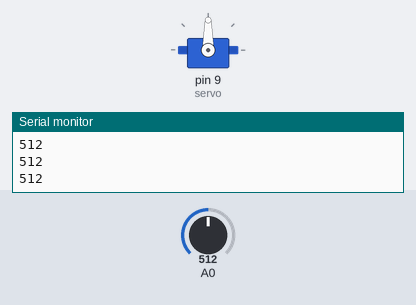
Simulated run of this sketch. Board: Arduino Uno, built with avr-gcc and run on an emulated ATmega328P. On the bench: servo, the last lines printed to the serial monitor. The test bench sets the inputs (shaded band); at power-on: A0 = 512.

Above: at 1.2 s.
1.3 s: A0 set to 743
2.8 s: A0 set to 768
At 5.7 s:
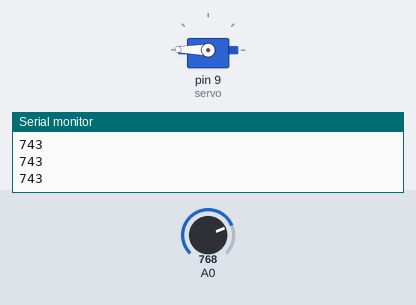
5.8 s: A0 set to 740
At 7.6 s:
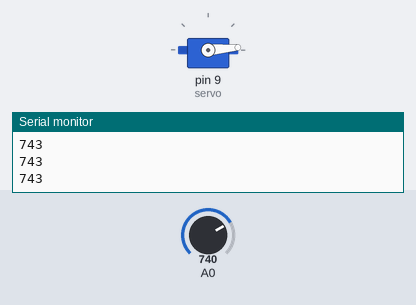
8.2 s: A0 set to 760
At 8.65 s:
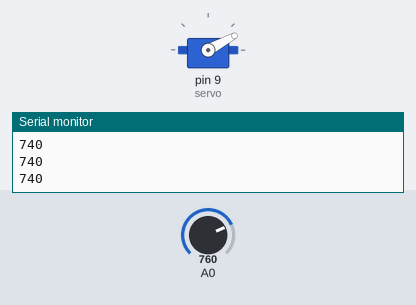
Timing chart, 0 to 12.2 s (numbered marks = the images above; inputs shaded):
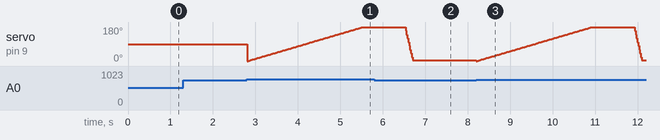

The sketch:

Photo-resistor_controlled_servo.ino
```cpp
// Purpose of the program: When the program starts running,
// the servo motor will rotate slowly from 0 degrees to 180
// degrees, one degree at a time. When the motor has rotated
// 180 degrees, it will begin to rotate in the other direction
// until it returns to the home position.

#include <Servo.h>

Servo servo; //creates servo object to control the servo motor

int angle = 0; //servo angle starts at 0

int sensorVal = analogRead(A0); //reads photoresistor value from analog pin

void setup() {
  Serial.begin(9600); //starts serial communication
  servo.attach(9); //attach the servo on pin 9 to the servo object
  Serial.println("3 pin photoresistor sensor here...");
}

void loop() {
  Serial.println(analogRead(sensorVal)); //for checking the sensor's readings
  if(analogRead(sensorVal) > 750) {
    // away from original position
    for(angle = 0; angle < 180; angle++) {
      servo.write(angle);
      delay(15);
    }
    delay(1000);
    // back to original position
    for(angle = 180; angle >= 1; angle -= 5) {
      servo.write(angle);
      delay(5);
    }
    delay(1000);
  }
}
```

Measured:
- the behaviour switches between 750 and 751 on A0 (found by bisection; images 0 and 1)
